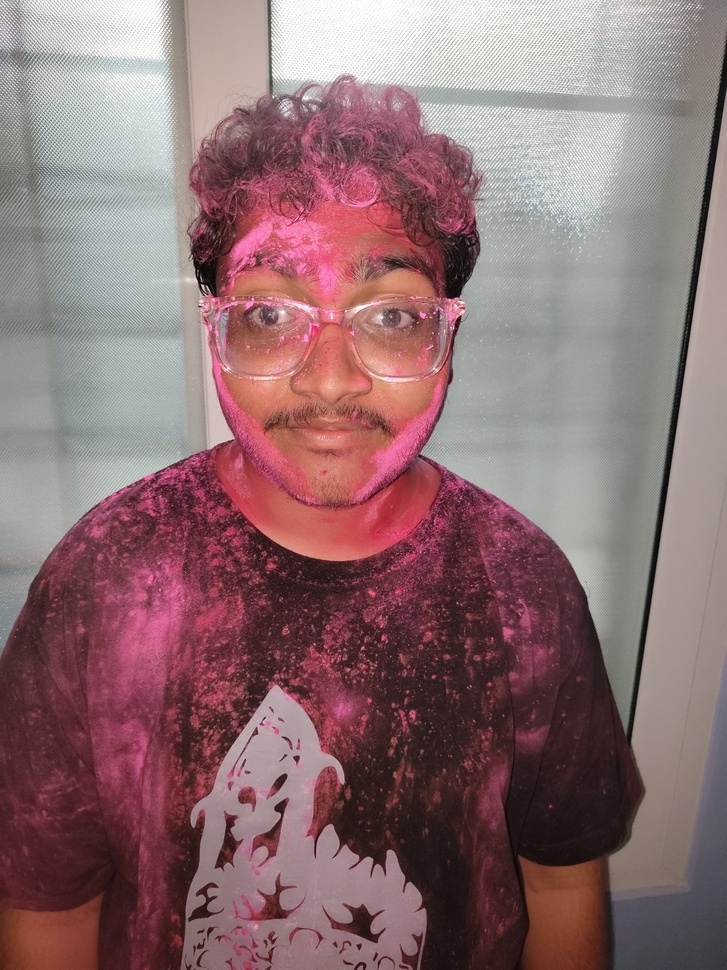
#> input picture Feautre Detection/23.jpg, 727 x 970 px, shrunk from 3072 x 4096 before the run
$ jupyter execute SURF.ipynb
#> lines starting #> are read from the running program, lines starting #| are printed output that depends on the picture
[cell 1]
import cv2
import matplotlib.pyplot as plt

# Load the two images
image1 = cv2.imread('23.jpg')
#> image1 is the input picture: shape (970, 727, 3); mean B, G, R 113.1, 110.5, 140.8
image2 = cv2.imread('23.jpg')

# Convert images to grayscale
gray_image1 = cv2.cvtColor(image1, cv2.COLOR_BGR2GRAY)
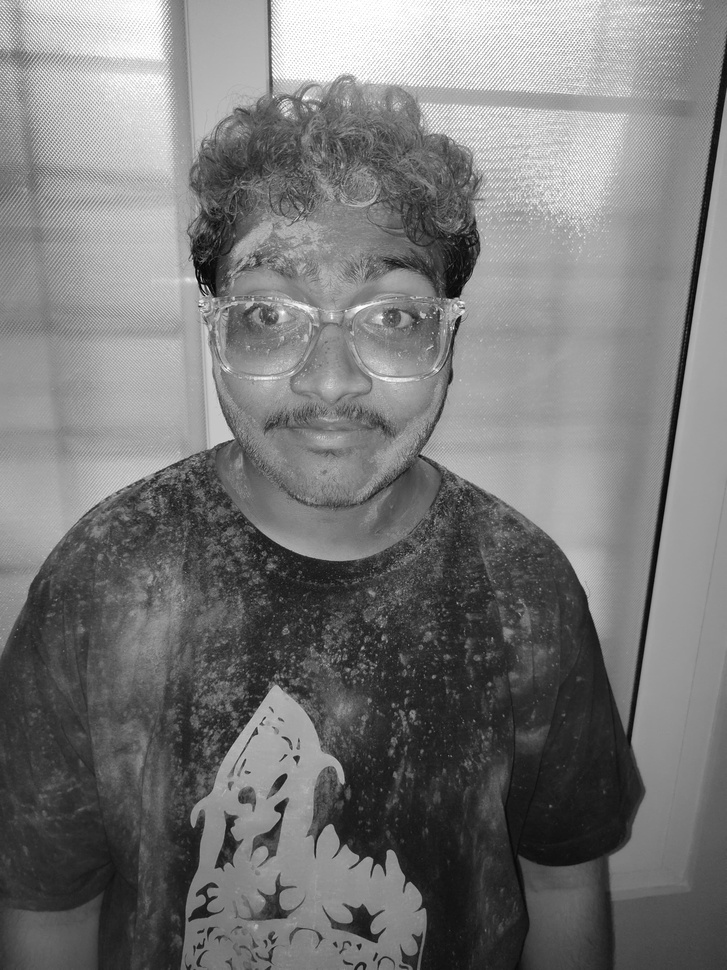
#> gray_image1: shape (970, 727); min 2, max 255, mean 119.9
gray_image2 = cv2.cvtColor(image2, cv2.COLOR_BGR2GRAY)

# Initialize ORB detector
orb = cv2.ORB_create()

# Detect keypoints and compute descriptors for both images
keypoints1, descriptors1 = orb.detectAndCompute(gray_image1, None)
#> keypoints1 = 500 keypoints; strongest (x, y, size): (202, 286, 31), (203, 286, 37.2), (460, 317, 31), (207, 287, 31)
keypoints2, descriptors2 = orb.detectAndCompute(gray_image2, None)
#> keypoints2 has the same summary as keypoints1

# Initialize a Brute Force Matcher
bf = cv2.BFMatcher()

# Match descriptors of the two images
matches = bf.knnMatch(descriptors1, descriptors2, k=2)
#> matches = 500 matches

# Apply ratio test to obtain good matches
good_matches = []
for m, n in matches:
    if m.distance < 0.75 * n.distance:
        good_matches.append(m)
#> after the loop, good_matches = 500 matches

# Calculate percentage of features detected
percentage_features_detected = (len(good_matches) / min(len(keypoints1), len(keypoints2))) * 100
#> percentage_features_detected = 100

# Draw matches
matched_image = cv2.drawMatches(image1, keypoints1, image2, keypoints2, good_matches, None, flags=cv2.DrawMatchesFlags_NOT_DRAW_SINGLE_POINTS)

# Convert the image to RGB (OpenCV uses BGR by default)
matched_image_rgb = cv2.cvtColor(matched_image, cv2.COLOR_BGR2RGB)

# Display the matched image
plt.figure(figsize=(12, 8))
plt.imshow(matched_image_rgb)
plt.title(f'Percentage of Features Detected: {percentage_features_detected:.2f}%')
plt.axis('off')
plt.show()

[cell 2]
import cv2
import matplotlib.pyplot as plt

# Load the two images
image1 = cv2.imread('24.jpg')
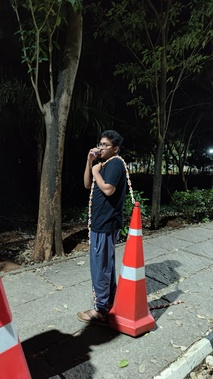
#> input picture Feautre Detection/24.jpg, 213 x 379 px, shrunk from 900 x 1600 before the run
#> image1 is the input picture: shape (379, 213, 3); mean B, G, R 58.9, 63.6, 66.7
image2 = cv2.imread('25.jpg')
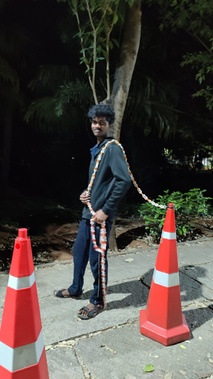
#> input picture Feautre Detection/25.jpg, 213 x 379 px, shrunk from 900 x 1600 before the run
#> image2 is the input picture: shape (379, 213, 3); mean B, G, R 63.4, 67.3, 75.4

# Convert images to grayscale
gray_image1 = cv2.cvtColor(image1, cv2.COLOR_BGR2GRAY)
#> gray_image1: shape (379, 213)
gray_image2 = cv2.cvtColor(image2, cv2.COLOR_BGR2GRAY)
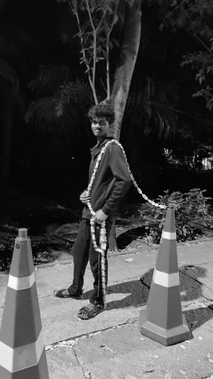
#> gray_image2: shape (379, 213); min 0, max 254, mean 69.3

# Initialize ORB detector
orb = cv2.ORB_create()

# Detect keypoints and compute descriptors for both images
keypoints1, descriptors1 = orb.detectAndCompute(gray_image1, None)
#> keypoints1 = 449 keypoints; strongest (x, y, size): (131, 188, 31), (95, 181, 31), (93, 168, 53.6), (94, 168, 44.6)
keypoints2, descriptors2 = orb.detectAndCompute(gray_image2, None)
#> keypoints2 = 455 keypoints; strongest (x, y, size): (102, 252, 31), (140, 191, 31), (104, 251, 31), (99, 247, 31)

# Initialize a Brute Force Matcher
bf = cv2.BFMatcher()

# Match descriptors of the two images
matches = bf.knnMatch(descriptors1, descriptors2, k=2)
#> matches = 449 matches

# Apply ratio test to obtain good matches
good_matches = []
for m, n in matches:
    if m.distance < 0.75 * n.distance:
        good_matches.append(m)
#> after the loop, good_matches = 3 matches

# Calculate percentage of features detected
percentage_features_detected = (len(good_matches) / min(len(keypoints1), len(keypoints2))) * 100
#> percentage_features_detected = 0.668

# Draw matches
matched_image = cv2.drawMatches(image1, keypoints1, image2, keypoints2, good_matches, None, flags=cv2.DrawMatchesFlags_NOT_DRAW_SINGLE_POINTS)
#> matched_image: shape (379, 426, 3)

# Convert the image to RGB (OpenCV uses BGR by default)
matched_image_rgb = cv2.cvtColor(matched_image, cv2.COLOR_BGR2RGB)
#> matched_image_rgb: shape (379, 426, 3)

# Display the matched image
plt.figure(figsize=(12, 8))
plt.imshow(matched_image_rgb)
plt.title(f'Percentage of Features Detected: {percentage_features_detected:.2f}%')
plt.axis('off')
plt.show()

[cell 3]
import cv2
import matplotlib.pyplot as plt

# Load the two images
image1 = cv2.imread('36.jpg')
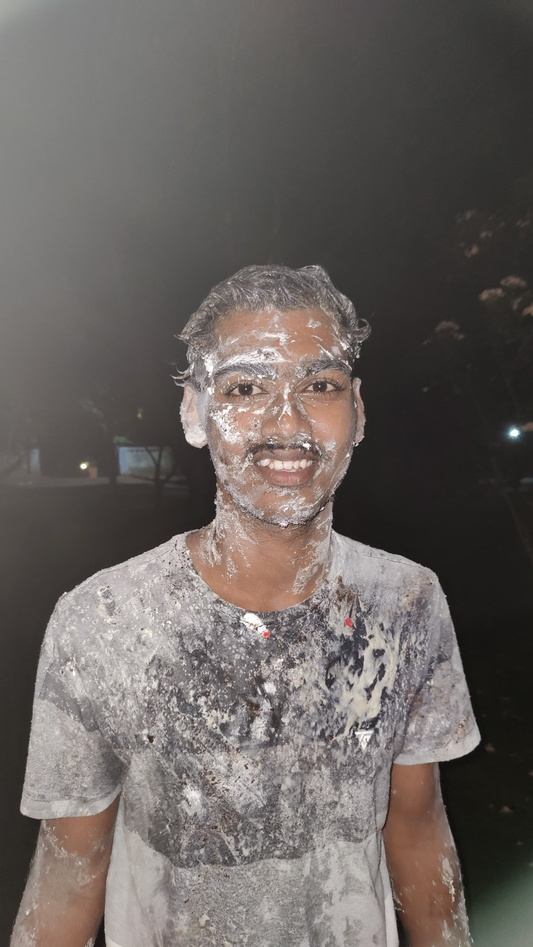
#> input picture Feautre Detection/36.jpg, 533 x 947 px, shrunk from 2250 x 4000 before the run
#> image1 is the input picture: shape (947, 533, 3); mean B, G, R 96.1, 99.4, 105.8
image2 = cv2.imread('50.jpg')
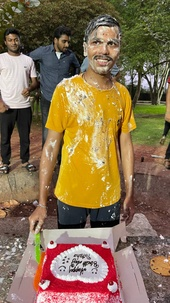
#> input picture Feautre Detection/50.jpg, 170 x 303 px, shrunk from 720 x 1280 before the run
#> image2 is the input picture: shape (303, 170, 3); mean B, G, R 79.2, 110.7, 134.5

# Convert images to grayscale
gray_image1 = cv2.cvtColor(image1, cv2.COLOR_BGR2GRAY)
#> gray_image1: shape (947, 533)
gray_image2 = cv2.cvtColor(image2, cv2.COLOR_BGR2GRAY)
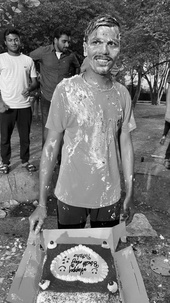
#> gray_image2: shape (303, 170); min 0, max 254, mean 114.2

# Initialize ORB detector
orb = cv2.ORB_create()

# Detect keypoints and compute descriptors for both images
keypoints1, descriptors1 = orb.detectAndCompute(gray_image1, None)
#> keypoints1 = 500 keypoints; strongest (x, y, size): (82, 466, 37.2), (308, 445, 31), (84, 467, 37.2), (356, 733, 31)
keypoints2, descriptors2 = orb.detectAndCompute(gray_image2, None)
#> keypoints2 = 373 keypoints; strongest (x, y, size): (57, 54, 31), (72, 266, 31), (84, 264, 31), (79, 262, 31)

# Initialize a Brute Force Matcher
bf = cv2.BFMatcher()

# Match descriptors of the two images
matches = bf.knnMatch(descriptors1, descriptors2, k=2)
#> matches = 500 matches

# Apply ratio test to obtain good matches
good_matches = []
for m, n in matches:
    if m.distance < 0.75 * n.distance:
        good_matches.append(m)
#> after the loop, good_matches = 4 matches

# Calculate percentage of features detected
percentage_features_detected = (len(good_matches) / min(len(keypoints1), len(keypoints2))) * 100
#> percentage_features_detected = 1.07

# Draw matches
matched_image = cv2.drawMatches(image1, keypoints1, image2, keypoints2, good_matches, None, flags=cv2.DrawMatchesFlags_NOT_DRAW_SINGLE_POINTS)
#> matched_image: shape (947, 703, 3)

# Convert the image to RGB (OpenCV uses BGR by default)
matched_image_rgb = cv2.cvtColor(matched_image, cv2.COLOR_BGR2RGB)
#> matched_image_rgb: shape (947, 703, 3)

# Display the matched image
plt.figure(figsize=(12, 8))
plt.imshow(matched_image_rgb)
plt.title(f'Percentage of Features Detected: {percentage_features_detected:.2f}%')
plt.axis('off')
plt.show()

[cell 4]
import cv2
import matplotlib.pyplot as plt

# Load the two images
image1 = cv2.imread('500.jpg')
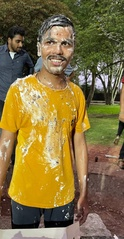
#> input picture Feautre Detection/500.jpg, 124 x 239 px, shrunk from 524 x 1010 before the run
#> image1 is the input picture: shape (239, 124, 3); mean B, G, R 63.4, 112.4, 131.4
image2 = cv2.imread('50.jpg')

# Convert images to grayscale
gray_image1 = cv2.cvtColor(image1, cv2.COLOR_BGR2GRAY)
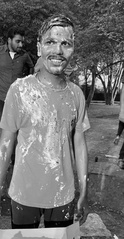
#> gray_image1: shape (239, 124); min 0, max 252, mean 112.5
gray_image2 = cv2.cvtColor(image2, cv2.COLOR_BGR2GRAY)

# Initialize ORB detector
orb = cv2.ORB_create()

# Detect keypoints and compute descriptors for both images
keypoints1, descriptors1 = orb.detectAndCompute(gray_image1, None)
#> keypoints1 = 283 keypoints; strongest (x, y, size): (90, 83, 31), (86, 78, 31), (40, 54, 31), (63, 43, 31)
keypoints2, descriptors2 = orb.detectAndCompute(gray_image2, None)

# Initialize a Brute Force Matcher
bf = cv2.BFMatcher()

# Match descriptors of the two images
matches = bf.knnMatch(descriptors1, descriptors2, k=2)
#> matches = 283 matches

# Apply ratio test to obtain good matches
good_matches = []
for m, n in matches:
    if m.distance < 0.75 * n.distance:
        good_matches.append(m)
#> after the loop, good_matches = 69 matches

# Calculate percentage of features detected
percentage_features_detected = (len(good_matches) / min(len(keypoints1), len(keypoints2))) * 100
#> percentage_features_detected = 24.38

# Draw matches
matched_image = cv2.drawMatches(image1, keypoints1, image2, keypoints2, good_matches, None, flags=cv2.DrawMatchesFlags_NOT_DRAW_SINGLE_POINTS)
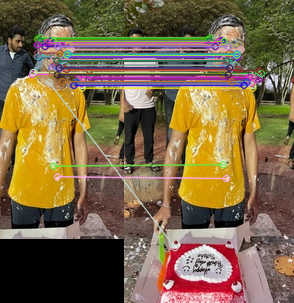
#> matched_image: shape (303, 294, 3); mean B, G, R 71, 102.6, 123.1

# Convert the image to RGB (OpenCV uses BGR by default)
matched_image_rgb = cv2.cvtColor(matched_image, cv2.COLOR_BGR2RGB)
#> matched_image_rgb: shape (303, 294, 3)

# Display the matched image
plt.figure(figsize=(12, 8))
plt.imshow(matched_image_rgb)
plt.title(f'Percentage of Features Detected: {percentage_features_detected:.2f}%')
plt.axis('off')
plt.show()
